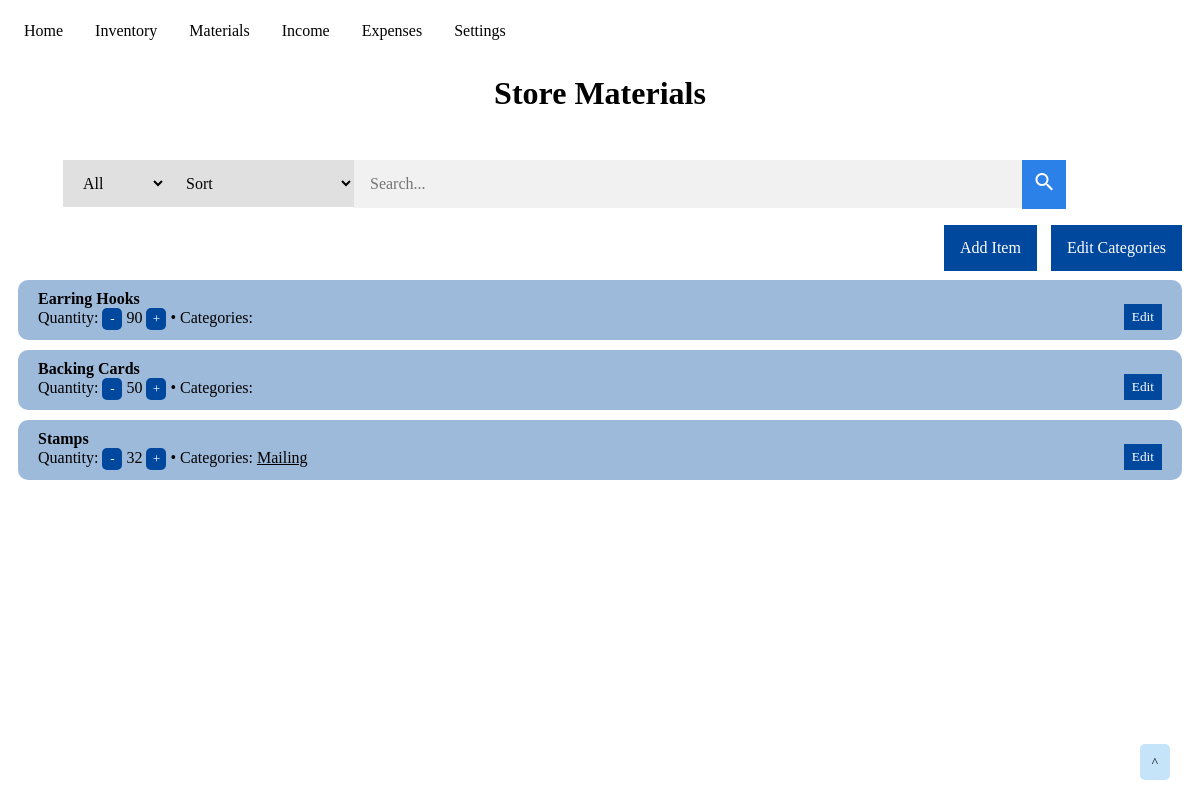
The page /materials on the database its author committed.
### tables this page shows
CREATE TABLE store_materials (
    material_id INTEGER PRIMARY KEY AUTOINCREMENT,
    name TEXT NOT NULL,
    quantity INTEGER NOT NULL
);

CREATE TABLE materials_categories (
    tag_id INTEGER PRIMARY KEY AUTOINCREMENT,
    name TEXT NOT NULL
);

### app.py (the view, shortened to what this page needs)
@app.route('/materials', methods=('POST', 'GET'))
def materials():
    materials_categories = get_materials_categories()
    materials_connections = get_materials_connections()
    materials_items = get_materials_items()
    return render_template('materials_view.html', materials_items=materials_items, materials_categories=materials_categories, materials_connections=materials_connections, selected_materials_category=0, sort_order=0)

### app.py (called while the page is built)
def get_db_connection():
    conn = sqlite3.connect('database.db')
    conn.row_factory = sqlite3.Row
    return conn

def get_materials_items():
    conn = get_db_connection()
    materials_items = conn.execute('SELECT * FROM store_materials').fetchall()
    conn.close()
    return materials_items

def get_materials_categories():
    conn = get_db_connection()
    cur = conn.cursor()
    materials_categories = cur.execute('SELECT * FROM materials_categories').fetchall()
    conn.close()
    return materials_categories

def get_materials_connections():
    conn = get_db_connection()
    cur = conn.cursor()
    materials_connections = cur.execute('SELECT * FROM material_to_category').fetchall()
    conn.close()
    return materials_connections

### templates/materials_view.html (shortened to what this page needs)
{% extends 'base.html' %}
{% block content %}
    <h1>{% block title %}Store Materials{% endblock %}</h1>
    <div class="menu">
            <ul class="menu-bar">
                <li class="menu-item menu-search">
                    <form class="search-bar" method="post" action="">
                        <select name="category-search" class="search-category">
                            {% if selected_materials_category == 0 %}
                                <option value="0" selected>All</option>
                            {% else %}
                                <option value="0">All</option>
                            {% endif %}
                        </select>
                        <select name="sort-search" class="search-sort">
                            {% if sort_order == 0 %}
                                <option value="0" selected>Sort</option>
                            {% else %}
                                <option value="0">Sort</option>
                            {% endif %}
                        </select>
                        <input type="text" placeholder="Search..." name="search-by" class="search-item">
                        <button type="submit" class="search-button"><i class="material-icons">search</i></button>
                    </form>
                </li>
            </ul>
        </div>
        <div class="materials-menu">
            <ul class="menu-bar menu-bar-items">
                <li class="menu-item menu-add">
                    <a class="menu-item-link" href="{{url_for('materials_add_item')}}"><button class="menu-button">Add Item</button></a>
                </li>
                <li class="menu-item menu-edit">
                    <a class="menu-item-link" href="{{url_for('materials_edit_categories')}}"><button class="menu-button">Edit Categories</button></a>
                </li>
            </ul>
        </div>
        <div id="materials">
            {% for item in materials_items %}
                <div class="item">
                    <div class="item-name"><b>{{ item['name'] }}</b></div>
                    <span class="item-info">
                        Quantity:
                        <button class="decrease-button quantity-button" value="{{ item['material_id'] }}">-</button>
                        <span class="item-info quantity">{{ item['quantity'] }}</span>
                        <button class="increase-button quantity-button" value="{{ item['material_id'] }}">+</button>
                    </span>
                    <span> &#8226; </span>
                    <span class="item-info item-categories">
                        Categories:
                        {% for connection in materials_connections %}
                            {% if connection['material_id'] == item['material_id'] %}
                                {% for category in materials_categories %}
                                    {% if category['tag_id'] == connection['tag_id'] %}
                                        <u>{{ category['name'] }}</u>
                                    {% endif %}
                                {% endfor %}
                            {% endif %}
                        {% endfor %}
                    </span>
                    <a href="{{ url_for('materials_edit_item', material_id=item['material_id']) }}"><button class="form-button edit-button">Edit</button></a>
                </div>
            {% endfor %}
        </div>
{% endblock %}

### static/css/home-style.css (style rules this page uses)
* { font-family: "Tahoma"; box-sizing: border-box; }

### static/css/inventory-style.css (style rules this page uses)
h1 { border: 2 px solid; text-align: center; }
.menu { padding: 10px; margin: 5px; }
.menu-bar { list-style-type: none; }
.menu-bar-items { float: right; }
.menu-item { display: inline; }
.menu-button { background-color: #00479E; padding: 14px 16px; margin-right: 10px; border: none; color: white; font-size: 16px; }
.search-category { padding: 14px 16px; border: none; background-color: #E0E0E0; font-size: 16px; float: left; }
.search-sort { padding: 14px 16px; border: none; background-color: #E0E0E0; font-size: 16px; float: left; }
.search-item { width: 60%; padding: 15px 16px; font-size: 16px; border: none; float: left; background: #f1f1f1; }
.search-button { float: left; padding: 10px; background: #2C81E8; color: white; font-size: 17px; border: none; cursor: pointer; }
i { font-size: 11px; }
.materials-menu { margin-bottom: 100px; }
#materials { padding: 10px; }
.item { padding: 10px 20px; border: none; margin-bottom: 10px; border-radius: 10px; background-color: #9EBADB; position: relative; }
.quantity-button { padding: 3px 5px; color: white; background-color: #00479E; border: none; border-radius: 5px; width: 20px; }
.form-button { padding: 5px 8px; margin-right: 10px; color: white; background-color: #00479E; border: none; }
.edit-button { position: absolute; right: 10px; bottom: 10px; }

### rows shown on the page
store_materials: name "Earring Hooks", {{ item['material_id'] }} 1 (drawn), quantity "90"
store_materials: name "Backing Cards", {{ item['material_id'] }} 2 (drawn), quantity "50"
store_materials: name "Stamps", {{ item['material_id'] }} 3 (drawn), quantity "32"
materials_categories: name "Mailing"
